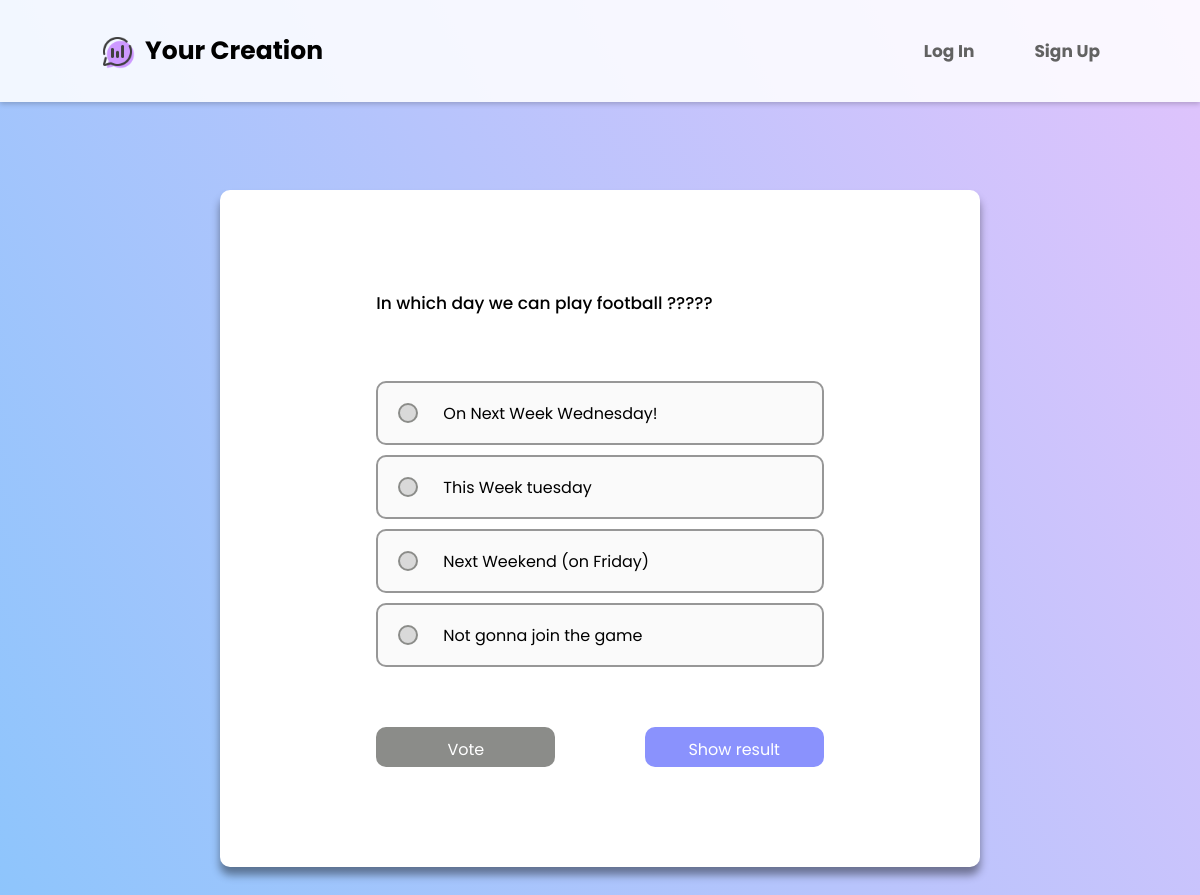
The page /viewquestion2.php?qID=4 on the database its author committed.
### tables this page shows
CREATE TABLE `questions` (
  `qID` int(11) NOT NULL,
  `question` varchar(100) NOT NULL,
  `endDate` date NOT NULL,
  `uid` int(11) NOT NULL
);

CREATE TABLE `choices` (
  `cID` int(11) NOT NULL,
  `choice` varchar(50) NOT NULL,
  `qID` int(11) NOT NULL
);

### viewquestion2.php (the view, shortened to what this page needs)
<!DOCTYPE html>
<html lang="en">
<head>
    <link rel="stylesheet" href="css/viewquestion.css">
    <link rel="stylesheet" href="https://cdnjs.cloudflare.com/ajax/libs/font-awesome/6.5.1/css/all.min.css" />
</head>
<body>
    <div class="container">
    <?php
        if(isset($_SESSION['currentUser']))
        {
            echo "  <header>
                        <div class='webname'>
                            <img src='images/icons.png' alt='LOGO'>
                            <button onClick='location.href=\"homepage.php\"' class='homepage'>Your Creation</button>
                        </div>
                        <nav>
                            <div class='btn'>
                                <button onclick='location.href=\"cp1.php\"' class='login'>Create New Poll</button>
                            </div>
                            <div class='btn'>
                                <button onclick='location.href=\"myOwnPolls.php\"' class='signup'>My Own Polls</button>
                            </div>
                            <div class='btn'>
                                <button onclick='location.href=\"Logout.php\"' class='Loogout'>Logout</button>
                            </div>
                        </nav>
                </header>";
        }
        else
        {
            echo "<header>
                    <div class='webname'>
                            <img src='icons.png' alt='LOGO'>
                            <button onClick='location.href=\"homepage.php\"' class='homepage'>Your Creation</button>
                    </div>
                    <nav>
                        <div class='btn'>
                            <button onclick='location.href=\"login.php\"' class='login'>Log In</button>
                        </div>
                        <div class='btn'>
                            <button onclick='location.href='#'' class='signup'>Sign Up</button>
                        </div>
                    </nav>
                </header>";
        }
    ?>
<div class="backColor">
    <main>
    <?php
        if(isset($_GET["qID"]))
        {
            $qID=$_GET["qID"];
            try
            {
                require('connection.php');
                $sql="SELECT question,endDate FROM questions where qid=?";
                $stmt=$db->prepare($sql);
                $stmt->bindParam(1,$qID);
                $rs=$stmt->execute();
                if($rs==1)
                {
                    $row=$stmt->fetch();
                    echo "<div class='question'>";
                    echo $row['question']."<br>"."<br>";
                    echo "</div>";
                    $endDate=$row["endDate"];
                }
                if($endDate >= date("Y-m-d") || $endDate == '0000-00-00')
                {
                    $status = "Active";
                }
                else
                {
                    $status = "Ended";
                }
                $selectedChoice = -1;
                $query2="SELECT * FROM choices where qid=?";
                $stmt2=$db->prepare($query2);
                $stmt2->bindParam(1,$qID);
                $rs=$stmt2->execute();
                ?>
                <?php
                echo "<form action='vote.php' method='post'>";
                if($rs>0)
                {
                    if(isset($_SESSION["currentUser"]) && $status == "Active" && $selectedChoice==-1)
                    {
                        echo "<div class='options' >";
                        while($row2=$stmt2->fetch())
                        {
                            $cID=$row2['cID'];
                            echo "<div class='option'> <input class='choice'  onfocus='optionEnter(this)' onBlur='optionReset(this)' type='radio' name='cID' value='$cID'><label for='$cID' class='optionText'> ";
                            echo "{$row2['choice']}</label> </div>";
                            echo  "<input type='hidden' name='qID' value='$qID'>";
                            echo  "<input type='hidden' name='uID' value='$uID'>";
                        }
                        echo "</div>";
                        echo "<div class='MainBtn'> <button class='vote' type='submit' name='sbtn'>Vote</button>";
                    }
                    else
                    {
                        echo "<div class='options'>";
                        while($row2=$stmt2->fetch())
                        {
                            $cID=$row2['cID'];
                            if(isset($_SESSION["currentUser"]) && $selectedChoice == $cID)
                                echo "<div class='option'> <input type='radio' name='cID' value='$cID' checked='checked' disabled> <label class='optionText' for='$cID'> {$row2['choice']}</label> </div>";
                            else
                                echo "<div class='option'> <input type='radio' name='cID' value='$cID' disabled> <label class='optionText' for='$cID'> {$row2['choice']}</label><br><br> </div>";
                        }
                        echo "</div>";
                        echo "<div class='MainBtn'>";
                        echo "<div class='voteDisbaled' disabled>Vote</div>";
                    }
                }
                if((!isset($_SESSION["currentUser"]) && $status=="Active"))
                {
                    echo "<div class='resultbtnDisabled'> Show Result </div>";
                    echo "</div>";
                }
                else
                {
                    echo "<div class='resultbtn' onClick='location.href=\"showresults2.php?qID=$qID\"'> Show result </div>";
                    echo "</div>";
                }
                echo "</form>";
            }
            catch(PDOException $e)
            {
                die("Error: " . $e->getMessage());
            }
        }
    ?>
        </main>
    </div>
</div>
</body>
</html>

### css/viewquestion.css (style rules this page uses)
* { box-sizing: border-box; }
html { height: 100%; }
body { background-image: linear-gradient(62deg, #8EC5FC 0%, #E0C3FC 100%); background-color: #f1f1f1; margin: 0; text-transform:initial; background-repeat: no-repeat; background-position: top; background-size: cover; background-attachment: fixed; }
.container { font-family: 'Poppins', sans-serif; margin: 0 auto; max-width: 1024px; min-height: 650px; padding-top: 100px; }
header { background-color: #ffffffdb; box-shadow: 0 2px 5px rgba(0,0,0,.2); color: #3F3F3F; width: 100%; min-height: 100px; padding: 0 100px; position: fixed; top: 0; left: 0; display: flex; justify-content: space-between; align-items: center; }
header .webname { color: #8EC5FC; width: 40%; font-size: 25px; font-weight: bold; cursor: pointer; display: flex; align-items: center; align-content: center; }
header .webname button { padding: 32px 30px; padding-left: 10px; }
header .webname img { display: inline-block; height: 35px; width: 35px; }
header nav { font: 40px; display: flex; justify-content: space-between; align-items: center; }
header button { background-color: transparent; text-align: center; font: inherit; border: none; margin: 0; padding: 32px 30px; border-radius: 0; }
header nav button { color: #626262; font-size: 17px; font-weight: bold; }
header nav .btn .signup { padding-right: 0; }
.backColor { border-radius: 10px; width: 80%; margin: 0 auto; margin-top: 60px; padding: 30px; }
main { background-color: #ffffff; box-shadow: 0 8px 8px rgba(0, 0, 0, 0.421); border-radius: 10px; margin: 0 auto; width: 100%; display: flex; flex-direction: column; justify-content: space-around; align-items: left; padding: 100px; }
form { display: flex; flex-direction: column; justify-content: baseline; }
.question { margin: 0 auto; width: 80%; margin-bottom: 14px; font-size: 17px; font-weight: 500; }
.options { margin: 0 auto; width: 80%; font-size: 16px; font-weight: 400; margin-top: 25px; display: flex; flex-direction: column; justify-content: space-between; align-items: left; }
.option { background-color: #fafafa; border: 2px solid #979797; border-radius: 10px; width: 100%; margin: 0 auto; margin-bottom: 10px; display: flex; justify-content: left; align-items: center; align-content: center; }
input[type="radio"] { width: 20px; height: 20px; margin: 20px; padding: 0; border: 2px solid #8b8c89; border-radius: 50%; appearance: none; background-color: transparent; outline: none; transition: outline 0.1s; }
input[type="radio"]:disabled { background-color: #d9d9d9; }
label { padding: 10px 0; padding-left: 5px; font-family: 'Poppins', sans-serif; }
.MainBtn { margin: 0 auto; padding-top: 50px; width: 80%; display: flex; justify-content: space-between; }
.vote, .resultbtn, .resultbtnDisabled, .voteDisbaled { background-color: #8a92fd; color: #ffffff; text-align: center; height: 40px; width: 40%; padding-top: 10px; padding-bottom: 10px; border-radius: 10px; border: none; }
.resultbtnDisabled, .voteDisbaled { background-color: #8b8c89; cursor: default; }

### rows shown on the page
questions: question "In which day we can play football ?????"
choices: choice "On Next Week Wednesday!"
choices: choice "This Week tuesday"
choices: choice "Next Weekend (on Friday)"
choices: choice "Not gonna join the game"
